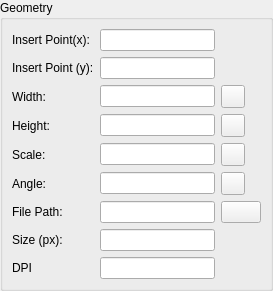
<?xml version="1.0" encoding="UTF-8"?>
<ui version="4.0">
 <class>LC_ImagePropertiesEditingWidget</class>
 <widget class="QWidget" name="LC_ImagePropertiesEditingWidget">
  <property name="geometry">
   <rect>
    <x>0</x>
    <y>0</y>
    <width>273</width>
    <height>290</height>
   </rect>
  </property>
  <property name="windowTitle">
   <string>Form</string>
  </property>
  <layout class="QGridLayout" name="gridLayout">
   <property name="leftMargin">
    <number>0</number>
   </property>
   <property name="topMargin">
    <number>0</number>
   </property>
   <property name="rightMargin">
    <number>0</number>
   </property>
   <property name="bottomMargin">
    <number>0</number>
   </property>
   <property name="spacing">
    <number>0</number>
   </property>
   <item row="0" column="0">
    <widget class="QGroupBox" name="buttonGroup8">
     <property name="enabled">
      <bool>true</bool>
     </property>
     <property name="sizePolicy">
      <sizepolicy hsizetype="Preferred" vsizetype="Preferred">
       <horstretch>0</horstretch>
       <verstretch>0</verstretch>
      </sizepolicy>
     </property>
     <property name="title">
      <string>Geometry</string>
     </property>
     <layout class="QGridLayout" name="gridLayout_2" columnstretch="0,5,0">
      <item row="0" column="0">
       <widget class="QLabel" name="lInsertX">
        <property name="text">
         <string>Insert Point(x):</string>
        </property>
       </widget>
      </item>
      <item row="0" column="1">
       <widget class="QLineEdit" name="leInsertX">
        <property name="minimumSize">
         <size>
          <width>70</width>
          <height>0</height>
         </size>
        </property>
        <property name="toolTip">
         <string>X coordinate of insertion point</string>
        </property>
       </widget>
      </item>
      <item row="0" column="2" rowspan="2">
       <widget class="LC_PointPickButton" name="wPickInsertionPoint" native="true">
        <property name="sizePolicy">
         <sizepolicy hsizetype="Fixed" vsizetype="Fixed">
          <horstretch>0</horstretch>
          <verstretch>0</verstretch>
         </sizepolicy>
        </property>
        <property name="minimumSize">
         <size>
          <width>23</width>
          <height>0</height>
         </size>
        </property>
        <property name="maximumSize">
         <size>
          <width>23</width>
          <height>46</height>
         </size>
        </property>
        <property name="toolTip">
         <string>Pick insertion point coordinates from drawing</string>
        </property>
       </widget>
      </item>
      <item row="1" column="0">
       <widget class="QLabel" name="lInsertY">
        <property name="text">
         <string>Insert Point (y):</string>
        </property>
       </widget>
      </item>
      <item row="1" column="1">
       <widget class="QLineEdit" name="leInsertY">
        <property name="minimumSize">
         <size>
          <width>70</width>
          <height>0</height>
         </size>
        </property>
        <property name="toolTip">
         <string>Y coordinate of insertion point</string>
        </property>
       </widget>
      </item>
      <item row="2" column="0">
       <widget class="QLabel" name="lWidth">
        <property name="text">
         <string>Width:</string>
        </property>
       </widget>
      </item>
      <item row="2" column="1">
       <widget class="QLineEdit" name="leWidth">
        <property name="minimumSize">
         <size>
          <width>70</width>
          <height>0</height>
         </size>
        </property>
        <property name="toolTip">
         <string>Width of image</string>
        </property>
       </widget>
      </item>
      <item row="2" column="2">
       <widget class="QToolButton" name="tbPickWidth">
        <property name="toolTip">
         <string>Pick width value from drawing</string>
        </property>
        <property name="text">
         <string/>
        </property>
        <property name="icon">
         <iconset resource="../../../../res/icons/icons.qrc">
          <normaloff>:/icons/interactive_pick_distance.lci</normaloff>:/icons/interactive_pick_distance.lci</iconset>
        </property>
       </widget>
      </item>
      <item row="3" column="0">
       <widget class="QLabel" name="lHeight">
        <property name="text">
         <string>Height:</string>
        </property>
       </widget>
      </item>
      <item row="3" column="1">
       <widget class="QLineEdit" name="leHeight">
        <property name="minimumSize">
         <size>
          <width>70</width>
          <height>0</height>
         </size>
        </property>
        <property name="toolTip">
         <string>Height of image</string>
        </property>
       </widget>
      </item>
      <item row="3" column="2">
       <widget class="QToolButton" name="tbPickHeight">
        <property name="toolTip">
         <string>Pick height value from the drawing</string>
        </property>
        <property name="text">
         <string/>
        </property>
        <property name="icon">
         <iconset resource="../../../../res/icons/icons.qrc">
          <normaloff>:/icons/interactive_pick_distance.lci</normaloff>:/icons/interactive_pick_distance.lci</iconset>
        </property>
       </widget>
      </item>
      <item row="4" column="0">
       <widget class="QLabel" name="lScale">
        <property name="text">
         <string>Scale:</string>
        </property>
       </widget>
      </item>
      <item row="4" column="1">
       <widget class="QLineEdit" name="leScale">
        <property name="minimumSize">
         <size>
          <width>70</width>
          <height>0</height>
         </size>
        </property>
        <property name="toolTip">
         <string>Scaling factor</string>
        </property>
       </widget>
      </item>
      <item row="5" column="0">
       <widget class="QLabel" name="lAngle">
        <property name="text">
         <string>Angle:</string>
        </property>
       </widget>
      </item>
      <item row="5" column="1">
       <widget class="QLineEdit" name="leAngle">
        <property name="minimumSize">
         <size>
          <width>70</width>
          <height>0</height>
         </size>
        </property>
        <property name="toolTip">
         <string>Rotation angle</string>
        </property>
       </widget>
      </item>
      <item row="5" column="2">
       <widget class="QToolButton" name="tbPickAngle">
        <property name="toolTip">
         <string>Pick angle from the drawing</string>
        </property>
        <property name="text">
         <string/>
        </property>
        <property name="icon">
         <iconset resource="../../../../res/icons/icons.qrc">
          <normaloff>:/icons/interactive_pick_angle.lci</normaloff>:/icons/interactive_pick_angle.lci</iconset>
        </property>
       </widget>
      </item>
      <item row="6" column="0">
       <widget class="QLabel" name="lPath">
        <property name="text">
         <string>File Path:</string>
        </property>
       </widget>
      </item>
      <item row="6" column="1">
       <widget class="QLineEdit" name="lePath">
        <property name="minimumSize">
         <size>
          <width>70</width>
          <height>0</height>
         </size>
        </property>
        <property name="toolTip">
         <string>Path to image file</string>
        </property>
        <property name="readOnly">
         <bool>false</bool>
        </property>
       </widget>
      </item>
      <item row="6" column="2">
       <widget class="QPushButton" name="pbFile">
        <property name="sizePolicy">
         <sizepolicy hsizetype="Fixed" vsizetype="Fixed">
          <horstretch>0</horstretch>
          <verstretch>0</verstretch>
         </sizepolicy>
        </property>
        <property name="toolTip">
         <string>Select an image file</string>
        </property>
        <property name="text">
         <string/>
        </property>
        <property name="icon">
         <iconset resource="../../../../res/icons/icons.qrc">
          <normaloff>:/icons/fileopen.lci</normaloff>:/icons/fileopen.lci</iconset>
        </property>
       </widget>
      </item>
      <item row="7" column="0">
       <widget class="QLabel" name="lSize">
        <property name="text">
         <string>Size (px):</string>
        </property>
       </widget>
      </item>
      <item row="7" column="1">
       <widget class="QLineEdit" name="leSize">
        <property name="minimumSize">
         <size>
          <width>70</width>
          <height>0</height>
         </size>
        </property>
        <property name="toolTip">
         <string>Size of image in pixels</string>
        </property>
        <property name="readOnly">
         <bool>true</bool>
        </property>
       </widget>
      </item>
      <item row="8" column="0">
       <widget class="QLabel" name="lDPI">
        <property name="text">
         <string>DPI</string>
        </property>
       </widget>
      </item>
      <item row="8" column="1">
       <widget class="QLineEdit" name="leDPI">
        <property name="toolTip">
         <string>Resolution (dots per inch)</string>
        </property>
       </widget>
      </item>
      <item row="9" column="0">
       <spacer name="spacer58">
        <property name="orientation">
         <enum>Qt::Vertical</enum>
        </property>
        <property name="sizeType">
         <enum>QSizePolicy::Expanding</enum>
        </property>
        <property name="sizeHint" stdset="0">
         <size>
          <width>20</width>
          <height>0</height>
         </size>
        </property>
       </spacer>
      </item>
      <item row="4" column="2">
       <widget class="QToolButton" name="tbPickScale">
        <property name="toolTip">
         <string>Pick scale from drawing</string>
        </property>
        <property name="text">
         <string/>
        </property>
        <property name="icon">
         <iconset resource="../../../../res/icons/icons.qrc">
          <normaloff>:/icons/interactive_pick_distance.lci</normaloff>:/icons/interactive_pick_distance.lci</iconset>
        </property>
       </widget>
      </item>
     </layout>
    </widget>
   </item>
  </layout>
 </widget>
 <customwidgets>
  <customwidget>
   <class>LC_PointPickButton</class>
   <extends>QWidget</extends>
   <header>lc_pointpickbutton.h</header>
   <container>1</container>
  </customwidget>
 </customwidgets>
 <resources>
  <include location="../../../../res/icons/icons.qrc"/>
 </resources>
 <connections/>
</ui>
